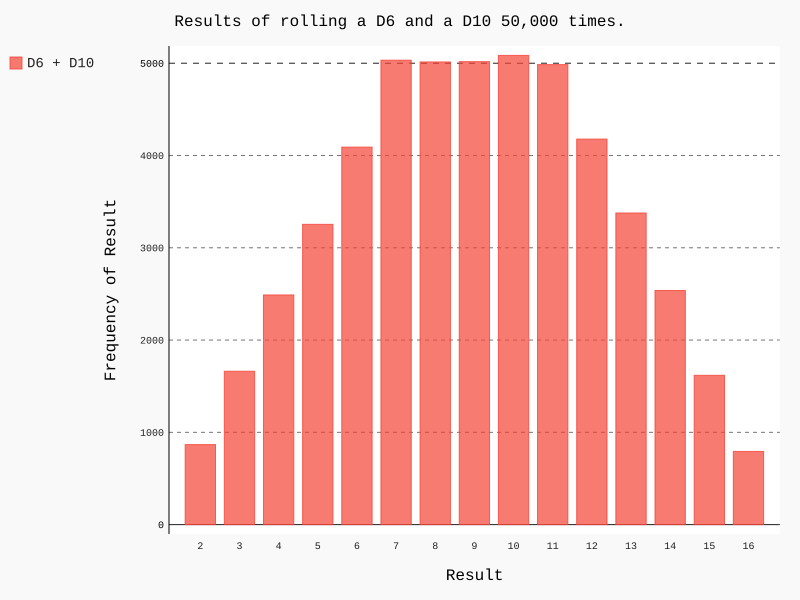

Recreate this plot in Python.
from die import Die

import pygal

# Create a D6 and a D10.
die_1 = Die()
die_2 = Die(10)

# Make some rolls, and store results in a list.
results = []
for roll_num in range(50000):
    result = die_1.roll() + die_2.roll()
    results.append(result)

# Analyze the results.
frequencies = []
max_result = die_1.num_sides + die_2.num_sides
for value in range(2, max_result + 1):
    frequency = results.count(value)
    frequencies.append(frequency)

# Visualize the results.
hist = pygal.Bar()

hist.title = "Results of rolling a D6 and a D10 50,000 times."
hist.x_labels = ['2', '3', '4', '5', '6', '7', '8', '9', '10', '11', '12', '13', '14', '15', '16']

hist.x_title = "Result"
hist.y_title = "Frequency of Result"

hist.add('D6 + D10', frequencies)
hist.render_to_file('different_dice.svg')
